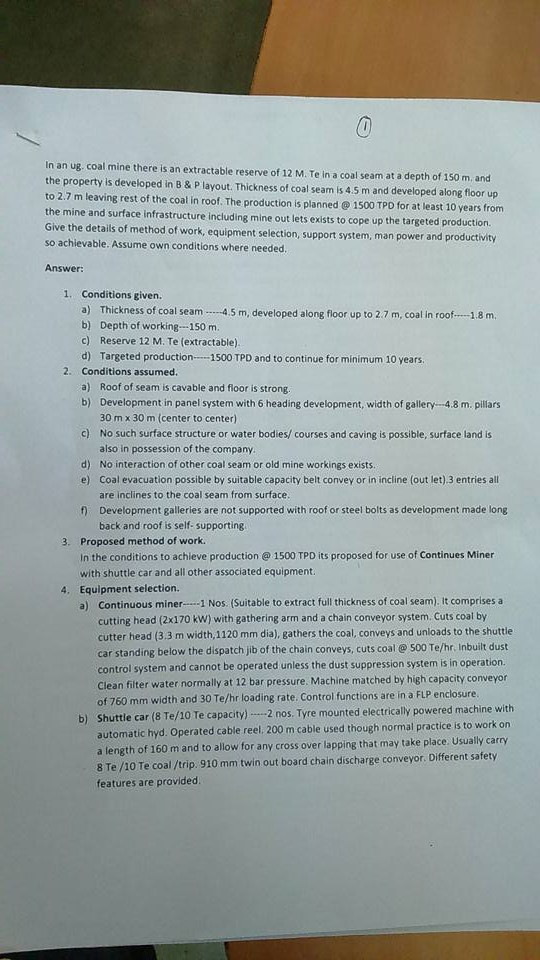
#> input picture sample/image.jpg, 540 x 960 px
$ python image2text.py
#> lines starting #> are read from the running program, lines starting #| are printed output that depends on the picture; after the words box and inside, x2 and y2 are one past the last pixel; in counts of white or black regions, pixels touching at a corner belong together
import pytesseract
from PIL import Image, ImageEnhance, ImageFilter

im = Image.open("sample/image.jpg") # the second one
#> im is the input picture: PIL image 540x960 RGB; mean R, G, B 151.3, 159.1, 156.1
im = im.filter(ImageFilter.MedianFilter())
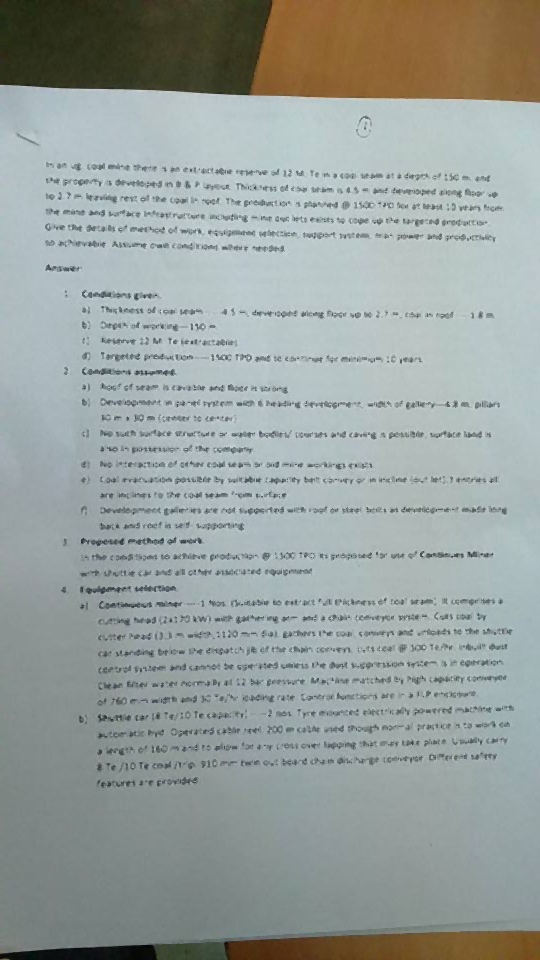
#> im: PIL image 540x960 RGB; mean R, G, B 152.2, 160.1, 157.1
enhancer = ImageEnhance.Contrast(im)
im = enhancer.enhance(2)
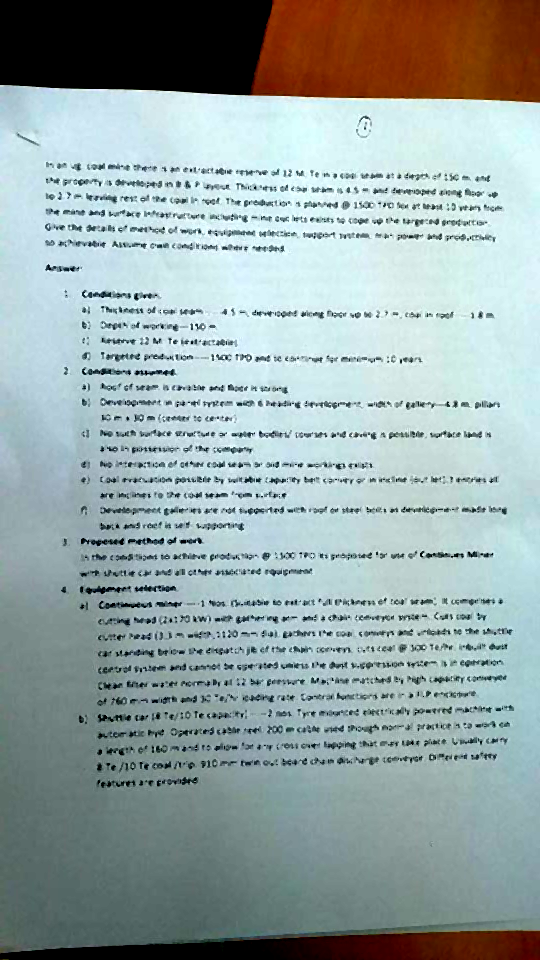
#> im: PIL image 540x960 RGB; mean R, G, B 150.5, 166.3, 166
im = im.convert('1')
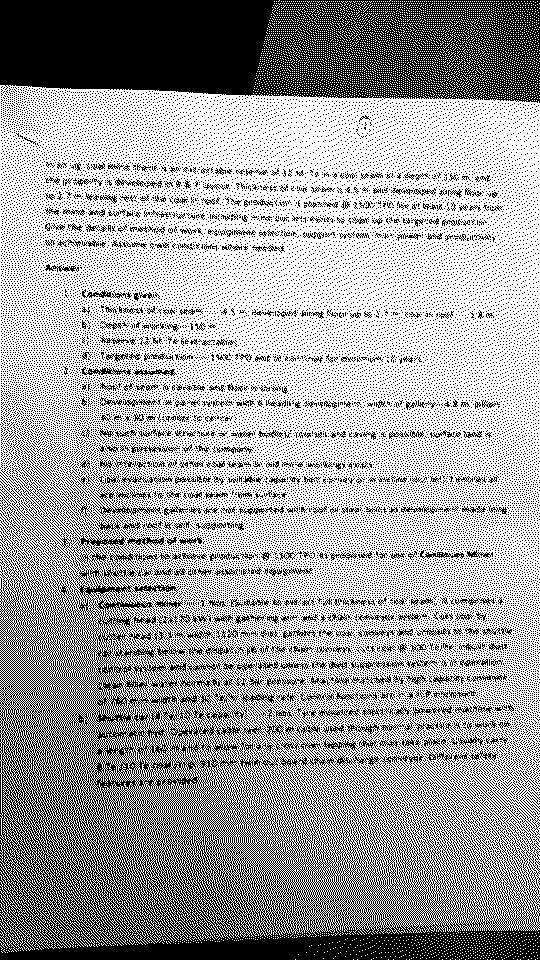
#> im: PIL image 540x960 1; 63.2% white; 31839 black regions (31394 under 20 px), largest, box (x1, y1, x2, y2) and area: (0, 455, 540, 960) 84737, (0, 0, 540, 103) 44343, (425, 739, 469, 773) 253
im.save('sample/temp2.jpg')
im = Image.open("sample/image.jpg")
#> (the run stopped early here; a loop or call above may not have finished)
